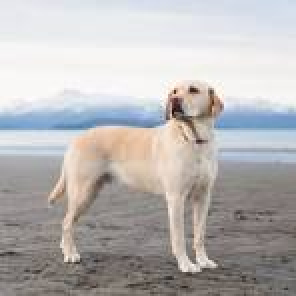
#> input picture Deep Learning/CNN/dog_or_cat/test/download (1).jpg, 148 x 148 px, found by its file name (shown 2 times larger)
$ python cartoon_image.py
#> lines starting #> are read from the running program, lines starting #| are printed output that depends on the picture; after the words box and inside, x2 and y2 are one past the last pixel; in counts of white or black regions, pixels touching at a corner belong together
import cv2
img = cv2.imread(r"C:\Users\abhin\Downloads\download (1).jpg")
#> img is the input picture: shape (148, 148, 3); mean B, G, R 180.8, 181.2, 183.9
if img is None:
    print("Image not found")
    exit()

# Prep grayscale & blur
g = cv2.cvtColor(img, cv2.COLOR_BGR2GRAY)
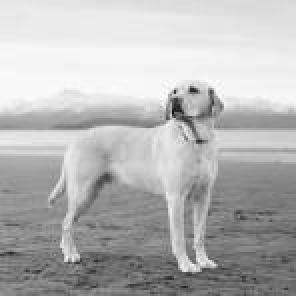
#> g: shape (148, 148) (shown 2 times larger); min 17, max 255, mean 181.9
g = cv2.medianBlur(g, 5)
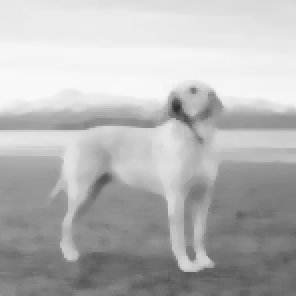
#> g: shape (148, 148) (shown 2 times larger); min 49, max 249, mean 182.5

# Edges
e = cv2.adaptiveThreshold(g, 255, cv2.ADAPTIVE_THRESH_MEAN_C,
                          cv2.THRESH_BINARY, 9, 9)
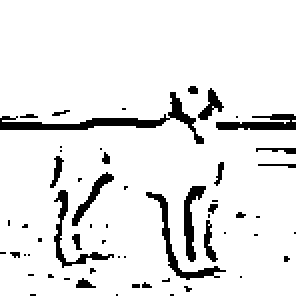
#> e: shape (148, 148) (shown 2 times larger); 91.3% white; 58 black regions (44 under 20 px), largest, box (x1, y1, x2, y2) and area: (0, 46, 102, 72) 453, (73, 96, 113, 140) 226, (108, 57, 148, 65) 200

# Smooth color
c = cv2.bilateralFilter(img, 9, 250, 250)
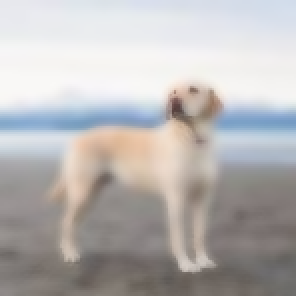
#> c: shape (148, 148, 3) (shown 2 times larger); mean B, G, R 180.9, 181.3, 183.9

# Combine
cartoon = cv2.bitwise_and(c, c, mask=e)
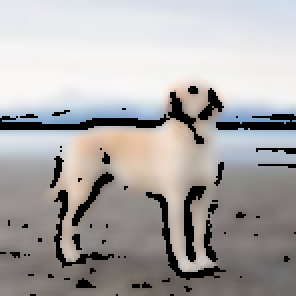
#> cartoon: shape (148, 148, 3) (shown 2 times larger); mean B, G, R 168, 168.8, 171.5

cv2.imshow("Cartoon", cartoon)
cv2.imwrite("cartoon_output.jpg", cartoon)
cv2.waitKey(0)
cv2.destroyAllWindows()

$ run again, with Deep Learning/CNN/dog_or_cat/test/download (5).jpg copied over Deep Learning/CNN/dog_or_cat/test/download (1).jpg
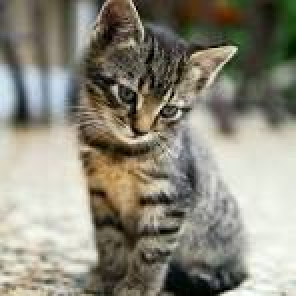
#> input picture Deep Learning/CNN/dog_or_cat/test/download (5).jpg, 148 x 148 px, found by its file name (shown 2 times larger)
#> img is the input picture: shape (148, 148, 3); mean B, G, R 122.6, 136.4, 139.4
#> `e = cv2.adaptiveThreshold(g, 255, cv2.ADAPTIVE_THRESH_MEAN_C, cv2.THRE..`:
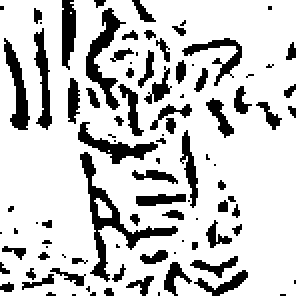
#> e: shape (148, 148) (shown 2 times larger); 79.4% white; 96 black regions (54 under 20 px), largest, box (x1, y1, x2, y2) and area: (40, 76, 89, 141) 514, (43, 4, 63, 55) 332, (39, 61, 79, 82) 255
#> `cartoon = cv2.bitwise_and(c, c, mask=e)`:
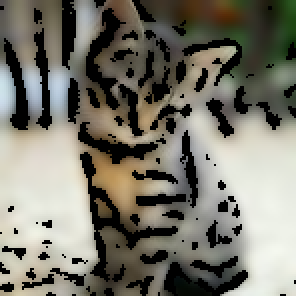
#> cartoon: shape (148, 148, 3) (shown 2 times larger); mean B, G, R 106.6, 117.8, 120
